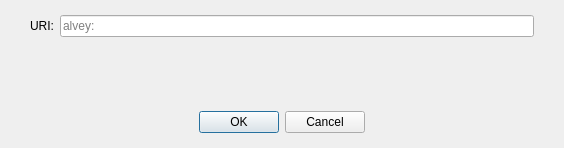
<?xml version="1.0" encoding="UTF-8"?>
<ui version="4.0">
 <class>OpenURIDialog</class>
 <widget class="QDialog" name="OpenURIDialog">
  <property name="geometry">
   <rect>
    <x>0</x>
    <y>0</y>
    <width>564</width>
    <height>148</height>
   </rect>
  </property>
  <property name="windowTitle">
   <string>Open alvey URI</string>
  </property>
  <layout class="QVBoxLayout" name="verticalLayout">
   <property name="leftMargin">
    <number>0</number>
   </property>
   <property name="topMargin">
    <number>15</number>
   </property>
   <property name="rightMargin">
    <number>0</number>
   </property>
   <property name="bottomMargin">
    <number>0</number>
   </property>
   <item>
    <layout class="QHBoxLayout" name="horizontalLayout">
     <property name="leftMargin">
      <number>30</number>
     </property>
     <property name="rightMargin">
      <number>30</number>
     </property>
     <item>
      <widget class="QLabel" name="label">
       <property name="text">
        <string>URI:</string>
       </property>
      </widget>
     </item>
     <item>
      <widget class="QValidatedLineEdit" name="uriEdit">
       <property name="placeholderText">
        <string notr="true">alvey:</string>
       </property>
      </widget>
     </item>
    </layout>
   </item>
   <item>
    <spacer name="verticalSpacer">
     <property name="orientation">
      <enum>Qt::Vertical</enum>
     </property>
     <property name="sizeHint" stdset="0">
      <size>
       <width>20</width>
       <height>40</height>
      </size>
     </property>
    </spacer>
   </item>
   <item>
    <widget class="QWidget" name="buttonsContainerWhite" native="true">
     <layout class="QHBoxLayout" name="horizontalLayout_2">
      <property name="leftMargin">
       <number>30</number>
      </property>
      <property name="topMargin">
       <number>15</number>
      </property>
      <property name="rightMargin">
       <number>30</number>
      </property>
      <property name="bottomMargin">
       <number>15</number>
      </property>
      <item>
       <widget class="QDialogButtonBox" name="buttonBox">
        <property name="orientation">
         <enum>Qt::Horizontal</enum>
        </property>
        <property name="standardButtons">
         <set>QDialogButtonBox::Cancel|QDialogButtonBox::Ok</set>
        </property>
        <property name="centerButtons">
         <bool>true</bool>
        </property>
       </widget>
      </item>
     </layout>
    </widget>
   </item>
  </layout>
 </widget>
 <customwidgets>
  <customwidget>
   <class>QValidatedLineEdit</class>
   <extends>QLineEdit</extends>
   <header>qt/qvalidatedlineedit.h</header>
  </customwidget>
 </customwidgets>
 <resources/>
 <connections>
  <connection>
   <sender>buttonBox</sender>
   <signal>accepted()</signal>
   <receiver>OpenURIDialog</receiver>
   <slot>accept()</slot>
   <hints>
    <hint type="sourcelabel">
     <x>248</x>
     <y>254</y>
    </hint>
    <hint type="destinationlabel">
     <x>157</x>
     <y>274</y>
    </hint>
   </hints>
  </connection>
  <connection>
   <sender>buttonBox</sender>
   <signal>rejected()</signal>
   <receiver>OpenURIDialog</receiver>
   <slot>reject()</slot>
   <hints>
    <hint type="sourcelabel">
     <x>316</x>
     <y>260</y>
    </hint>
    <hint type="destinationlabel">
     <x>286</x>
     <y>274</y>
    </hint>
   </hints>
  </connection>
 </connections>
</ui>
